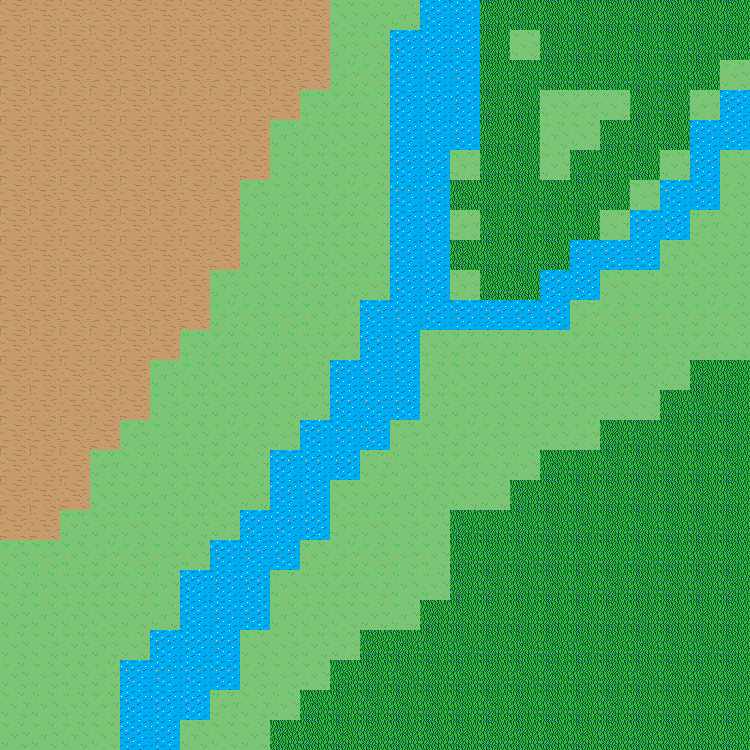

This is a level from a 2D game, rendered from its Tiled map with the project's own tilesets. A one-line summary and the complete map file follow:
An orthogonal 25x25 tile map with 30x30 px tiles, 1 tile layer (Tile Layer 1), 4 tilesets.

<map version="1.0" orientation="orthogonal" renderorder="right-down" width="25" height="25" tilewidth="30" tileheight="30" nextobjectid="1">
 <tileset firstgid="1" name="grass_cell_sqr" tilewidth="30" tileheight="30" tilecount="1" columns="1">
  <image source="../tiles/grass_cell_sqr.png" width="30" height="30" />
 </tileset>
 <tileset firstgid="2" name="veg_cell_sqr" tilewidth="30" tileheight="30" tilecount="1" columns="1">
  <image source="../tiles/veg_cell_sqr.png" width="30" height="30" />
 </tileset>
 <tileset firstgid="3" name="water_cell_sqr" tilewidth="30" tileheight="30" tilecount="1" columns="1">
  <image source="../tiles/water_cell_sqr.png" width="30" height="30" />
 </tileset>
 <tileset firstgid="4" name="soil_cell_sqr" tilewidth="30" tileheight="30" tilecount="1" columns="1">
  <image source="../tiles/soil_cell_sqr.png" width="30" height="30" />
 </tileset>
 <layer name="Tile Layer 1" width="25" height="25">
  <data encoding="csv">
4,4,4,4,4,4,4,4,4,4,4,1,1,1,3,3,2,2,2,2,2,2,2,2,2,
4,4,4,4,4,4,4,4,4,4,4,1,1,3,3,3,2,1,2,2,2,2,2,2,2,
4,4,4,4,4,4,4,4,4,4,4,1,1,3,3,3,2,2,2,2,2,2,2,2,1,
4,4,4,4,4,4,4,4,4,4,1,1,1,3,3,3,2,2,1,1,1,2,2,1,3,
4,4,4,4,4,4,4,4,4,1,1,1,1,3,3,3,2,2,1,1,2,2,2,3,3,
4,4,4,4,4,4,4,4,4,1,1,1,1,3,3,1,2,2,1,2,2,2,1,3,1,
4,4,4,4,4,4,4,4,1,1,1,1,1,3,3,2,2,2,2,2,2,1,3,3,1,
4,4,4,4,4,4,4,4,1,1,1,1,1,3,3,1,2,2,2,2,1,3,3,1,1,
4,4,4,4,4,4,4,4,1,1,1,1,1,3,3,2,2,2,2,3,3,3,1,1,1,
4,4,4,4,4,4,4,1,1,1,1,1,1,3,3,1,2,2,3,3,1,1,1,1,1,
4,4,4,4,4,4,4,1,1,1,1,1,3,3,3,3,3,3,3,1,1,1,1,1,1,
4,4,4,4,4,4,1,1,1,1,1,1,3,3,1,1,1,1,1,1,1,1,1,1,1,
4,4,4,4,4,1,1,1,1,1,1,3,3,3,1,1,1,1,1,1,1,1,1,2,2,
4,4,4,4,4,1,1,1,1,1,1,3,3,3,1,1,1,1,1,1,1,1,2,2,2,
4,4,4,4,1,1,1,1,1,1,3,3,3,1,1,1,1,1,1,1,2,2,2,2,2,
4,4,4,1,1,1,1,1,1,3,3,3,1,1,1,1,1,1,2,2,2,2,2,2,2,
4,4,4,1,1,1,1,1,1,3,3,1,1,1,1,1,1,2,2,2,2,2,2,2,2,
4,4,1,1,1,1,1,1,3,3,3,1,1,1,1,2,2,2,2,2,2,2,2,2,2,
1,1,1,1,1,1,1,3,3,3,1,1,1,1,1,2,2,2,2,2,2,2,2,2,2,
1,1,1,1,1,1,3,3,3,1,1,1,1,1,1,2,2,2,2,2,2,2,2,2,2,
1,1,1,1,1,1,3,3,3,1,1,1,1,1,2,2,2,2,2,2,2,2,2,2,2,
1,1,1,1,1,3,3,3,1,1,1,1,2,2,2,2,2,2,2,2,2,2,2,2,2,
1,1,1,1,3,3,3,3,1,1,1,2,2,2,2,2,2,2,2,2,2,2,2,2,2,
1,1,1,1,3,3,3,1,1,1,2,2,2,2,2,2,2,2,2,2,2,2,2,2,2,
1,1,1,1,3,3,1,1,1,2,2,2,2,2,2,2,2,2,2,2,2,2,2,2,2
</data>
 </layer>
</map>